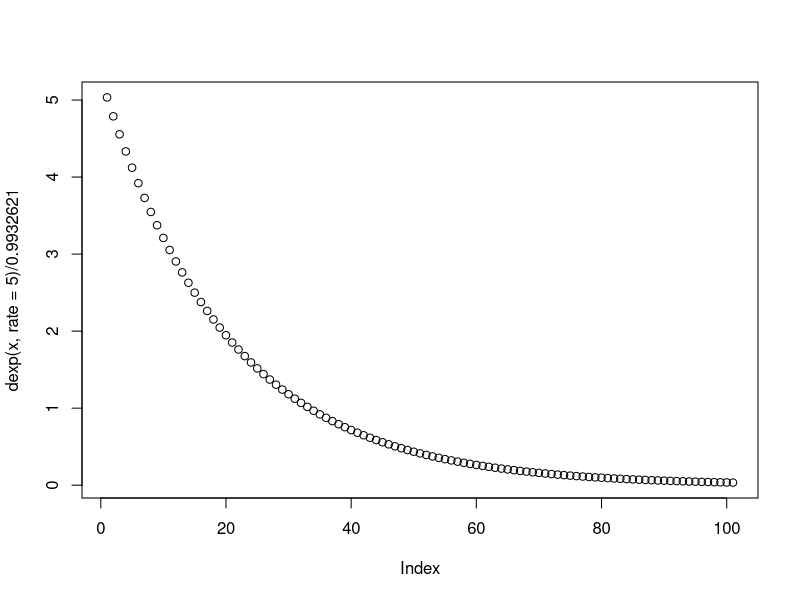

Reproduce this figure in R. (Note: this script raises an error after producing the figure.)
## ---- chunk 1
x <- seq(0,1,.01)
plot(dexp(x,rate = 5)/0.9932621)
## ---- chunk 2
#1B
piOld <- .5
#dbeta( piOld, 40,40 )
numIterations <- 10000
posteiorDist <- vector()

for( i in 1:numIterations )
{
	# our prior with 40 heads and 40 tails
	# our new data with 14 heads and 10 tails
	pOld <- (dexp(x,rate = 5)/0.9932621) * dbinom( 14, 24, piOld )
	
	piNew <- piOld + rnorm(1, 0, sd =0.1);
	
	if( piNew > 1) 
		piNew = 1;
	
	if( piNew < 0 ) 
		piNew =0;
		
	pNew <- (dexp(x,rate = 5)/0.9932621) * dbinom( 14, 24, piNew )
	
	ratio <- pNew / pOld
	
	if( ratio > 1 || ratio >= runif(1) ) 
		piOld = piNew;
		
	posteiorDist[i] = piOld;	
	
	if( i %% 100 == 0 )
	{	
		myHist <- hist(posteiorDist,breaks=200,plot=F)
		plot( myHist$mids, myHist$counts/i, main = paste("iteration", i),ylim = c(0,.04)) 
		dbetasum = sum(dbeta(myHist$mids, 40+14, 40+10))
		lines( myHist$mids, dbeta(myHist$mids, 40+14, 40+10)/dbetasum,col="red") 	
	}
}
## ---- chunk 3
piOld <- .5
#dbeta( piOld, 40,40 )
numIterations <- 50
posteiorDist <- vector()

for( i in 1:numIterations )
{
	# our prior with 40 heads and 40 tails
	# our new data with 14 heads and 10 tails
	pOld <- (dexp(x,rate = 5)/0.9932621) * dbinom( 583, 1000, piOld )
	
	piNew <- piOld + rnorm(1, 0, sd =0.1);
	
	if( piNew > 1) 
		piNew = 1;
	
	if( piNew < 0 ) 
		piNew =0;
		
	pNew <- (dexp(x,rate = 5)/0.9932621) * dbinom( 583, 1000, piNew )
	
	ratio <- pNew / pOld
	
	if( ratio > 1 || ratio >= runif(1) ) 
		piOld = piNew;
		
	posteiorDist[i] = piOld;	
	
	if( i %% 100 == 0 )
	{	
		myHist <- hist(posteiorDist,breaks=200,plot=FALSE)
		plot( myHist$mids, myHist$counts/i, main = paste("iteration", i)) 
		dbetasum = sum(dbeta(myHist$mids, 40+583, 40+417))
		lines( myHist$mids, dbeta(myHist$mids, 40+583, 40+417)/dbetasum,col="red") 	
	}
}
